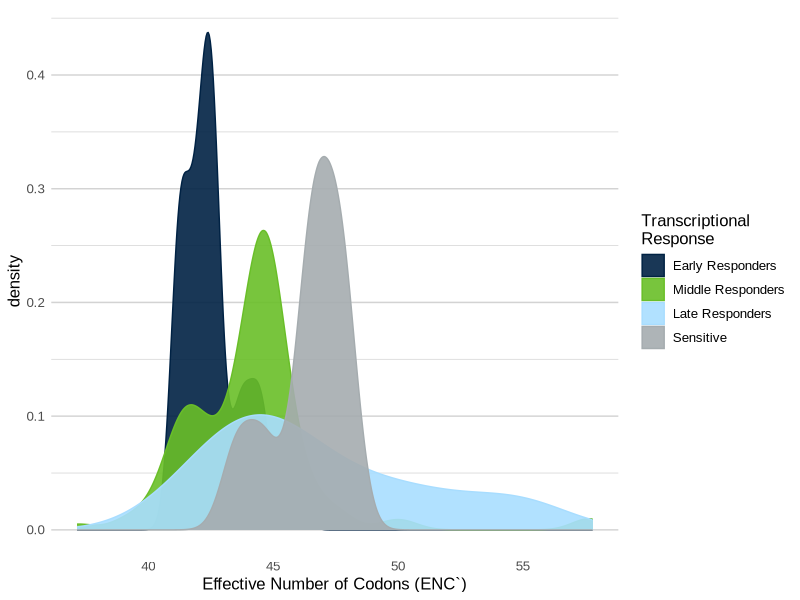
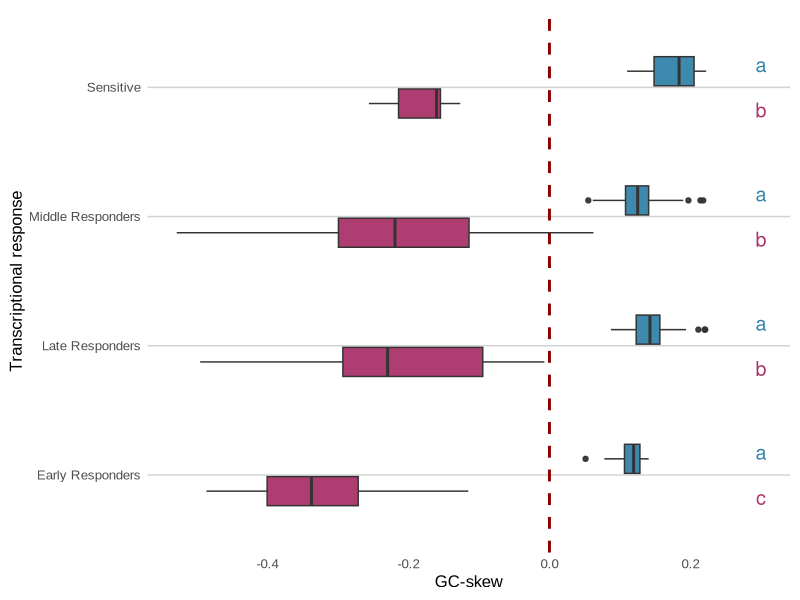
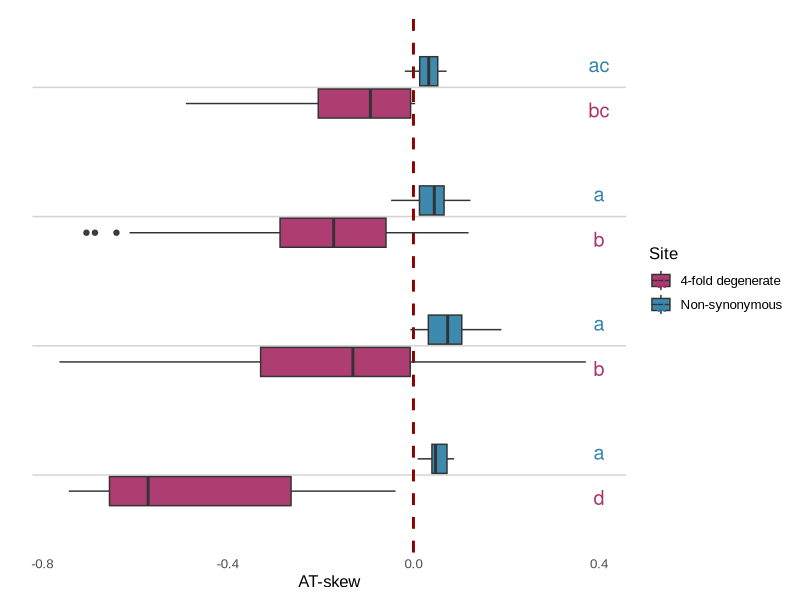
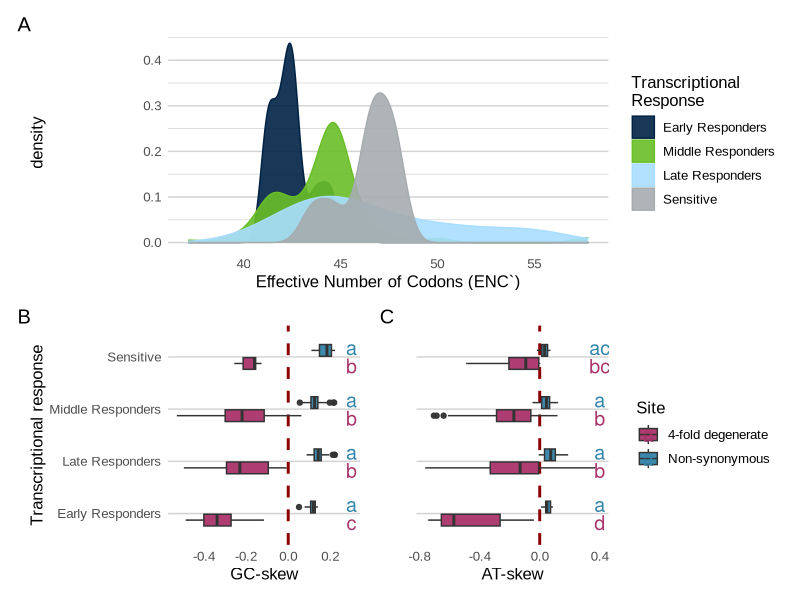
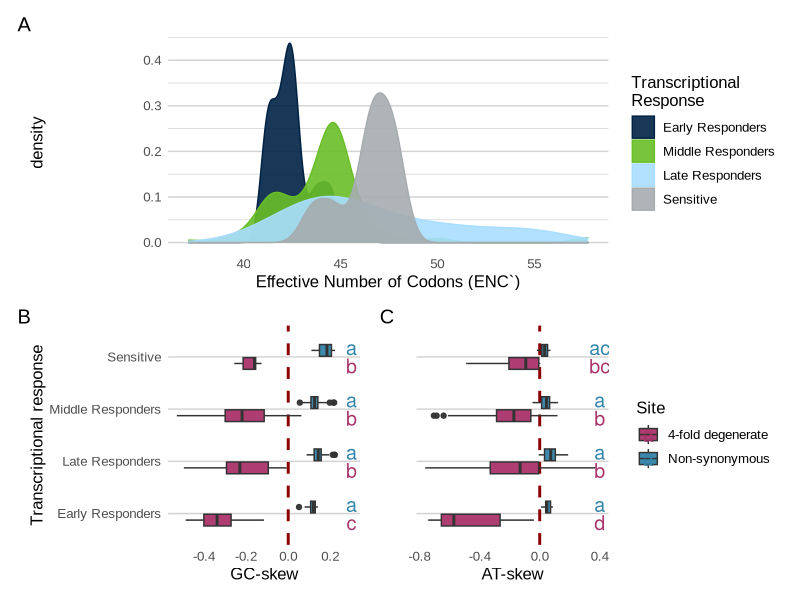

The R source for these figures, in order:
library(tidyverse)
library(multcompView)
library(patchwork)



theme_pete<- function() {
  theme_minimal() %+replace%
    theme(
      text=element_text(size=12, family="Arial"),
      #axis.title=element_text(family="Futura Medium"),
      #axis.text=element_text(family="Optima"),
      strip.background =element_blank(),
      strip.placement = "outside",
      panel.grid.major.y = element_line(colour = "lightgrey"),
      panel.grid.minor.y = element_line(colour = "lightgrey"),
      panel.grid.minor.x = element_blank(),
      panel.grid.major.x = element_blank()
    )
}

full_df <- read.csv("data/full_traits_growth_df.csv")%>%
  unique()

rna_df <- full_df %>% select(MAG, strategy_broad, riboENC, nsGC_skew,
                   degen_GCskew, nsAT_skew, degen_ATskew)%>%
  drop_na(strategy_broad) %>%
  unique()

hawks <- c("#002244", "#69BE28", "#A8DDFF", "#A5ACAF")
whawks <- c("#002244", "#69BE28", "#A8DDFF", "#A5ACAF")

full_df$strategy_broad <- factor(full_df$strategy_broad, levels = c("Early Responders",
                                                                    "Middle Responders",
                                                                    "Late Responders",
                                                                    "Sensitive"))



fig2a <- full_df %>%
  #filter(ENC < 50)%>%
  select(strategy_broad, riboENC)%>%
  drop_na()%>%
  unique()%>%
  ggplot(., aes(riboENC, fill = strategy_broad, color = strategy_broad))+
  geom_density(alpha = 0.9)+
  scale_fill_manual("Transcriptional\nResponse", values = whawks)+
  scale_color_manual("Transcriptional\nResponse", values = hawks)+
  xlab("Effective Number of Codons (ENC`)")+
  theme_pete()

fig2a



generate_label_df <- function(TUKEY, variable){
  
  # Extract labels and factor levels from Tukey post-hoc 
  Tukey.levels <- TUKEY[[variable]][,4]
  Tukey.labels <- data.frame(multcompLetters(Tukey.levels)['Letters'])
  
  #I need to put the labels in the same order as in the boxplot :
  Tukey.labels$type=rownames(Tukey.labels)
  Tukey.labels=Tukey.labels[order(Tukey.labels$type) , ]
  return(Tukey.labels)
}

traits_gc_skew <- rna_df %>%
  pivot_longer(cols = c(degen_GCskew, nsGC_skew),
               names_to = "type",
               values_to = "GC_skew" )

name_Switchgc <- Vectorize(function(a) {
  switch(as.character(a),
         'degen_GCskew' = '4-fold degenerate',
         'nsGC_skew' = 'Non-synonymous')
})


traits_gc_skew <- traits_gc_skew%>%
  mutate(type2 = name_Switchgc(type))


traits_gc_skew <- traits_gc_skew %>%
  mutate(strat_and_type = paste(strategy_broad, type))


codon_deg_mod <- aov(GC_skew ~ strat_and_type, traits_gc_skew)
codon_deg_anova <- anova(codon_deg_mod)
codon_deg_anova
f2b_tukey <- TukeyHSD(codon_deg_mod,  "strat_and_type", conf.level=0.95)
f2b_tukey <- generate_label_df(f2b_tukey, "strat_and_type")
f2b_tukey <- f2b_tukey %>%
  rename(strat_and_type = type)

f2b_tukey <- traits_gc_skew %>%
  select(strat_and_type, type2, strategy_broad, type)%>%
  unique()%>%
  left_join(f2b_tukey, .)

f2b <- traits_gc_skew %>%
  ggplot(., aes(strategy_broad, GC_skew, fill = type2))+
  # geom_text(data = f2b_tukey, aes(x = strategy_broad, y = .5, label = Letters), 
  #           inherit.aes = FALSE, color = "darkblue", size = 7)+
  theme_pete()+
  geom_hline(yintercept = 0, color = "darkred", size = 1, linetype = "dashed")+
  geom_boxplot(alpha = 0.95, width = .5)+
  scale_fill_manual("Site", values = c("#AA336A", "#3384AA"))+
  geom_text(data = f2b_tukey, aes(x = strategy_broad, y = .3, label = Letters, color = type2), 
            inherit.aes = FALSE, size = 5, position=position_dodge(width=0.7))+
  scale_color_manual("Site", values = c("#AA336A", "#3384AA"))+
  ylab("GC-skew")+
  xlab("Transcriptional response")+
  theme(plot.margin  = margin(.25, .25, .25, .25, "cm"))+
  coord_flip()+
  theme(legend.position = "none")

f2b


traits_at_skew <- rna_df %>%
  pivot_longer(cols = c(degen_ATskew, nsAT_skew),
               names_to = "type",
               values_to = "AT_skew" )

name_Switchat <- Vectorize(function(a) {
  switch(as.character(a),
         'degen_ATskew' = '4-fold degenerate',
         'nsAT_skew' = 'Non-synonymous')
})

traits_at_skew <- traits_at_skew%>%
  mutate(type2 = name_Switchat(type))


traits_at_skew <- traits_at_skew %>%
  mutate(strat_and_type = paste(strategy_broad, type))

codon_deg_mod <- aov(AT_skew ~ strat_and_type, traits_at_skew)
codon_deg_anova <- anova(codon_deg_mod)
codon_deg_anova
f2c_tukey <- TukeyHSD(codon_deg_mod,  "strat_and_type", conf.level=0.95)
f2c_tukey <- generate_label_df(f2c_tukey, "strat_and_type")
f2c_tukey <- f2c_tukey %>%
  rename(strat_and_type = type)

f2c_tukey <- traits_at_skew %>%
  select(strat_and_type, type2, strategy_broad, type)%>%
  unique()%>%
  left_join(f2c_tukey, .)


f2c <- traits_at_skew %>%
  ggplot(., aes(strategy_broad, AT_skew, fill = type2))+
  theme_pete()+
  geom_hline(yintercept = 0, color = "darkred", size = 1, linetype = "dashed")+
  geom_boxplot(alpha = 0.95, width = .5)+
  scale_fill_manual("Site", values = c("#AA336A", "#3384AA"))+
  geom_text(data = f2c_tukey, aes(x = strategy_broad, y = .4, label = Letters, color = type2), 
            inherit.aes = FALSE, size = 5, position=position_dodge(width=0.7))+
  scale_color_manual("Site", values = c("#AA336A", "#3384AA"))+
  ylab("AT-skew")+
  xlab("")+
  theme(plot.margin  = margin(.25, .25, .25, .25, "cm"))+
  coord_flip()+
  theme(axis.text.y=element_blank())
f2c

traits_at_skew

layout <- "
AA
BC"

Fig2 <- fig2a+f2b+f2c+
  plot_layout(design = layout)+
  plot_annotation(tag_levels = "A")
Fig2
ggsave(plot = Fig2, filename = "figures/Fig_2.svg", height = 8, width = 8)
